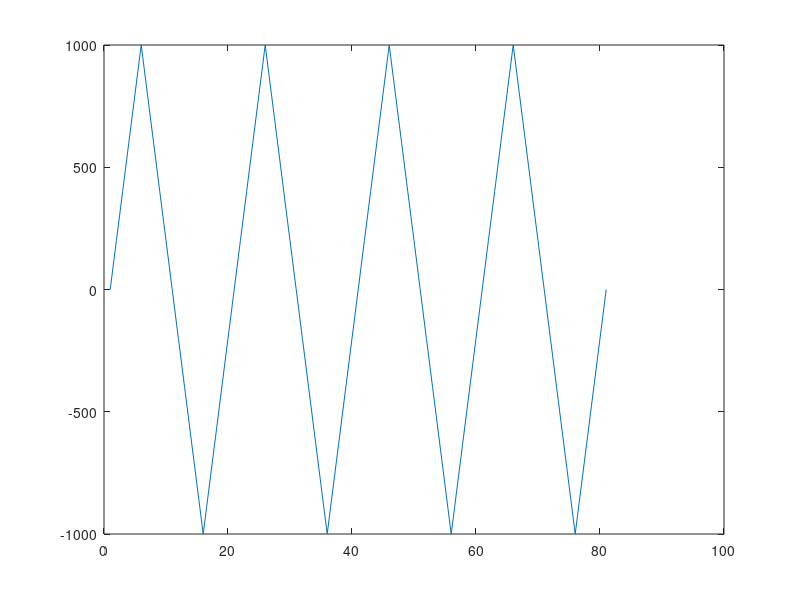
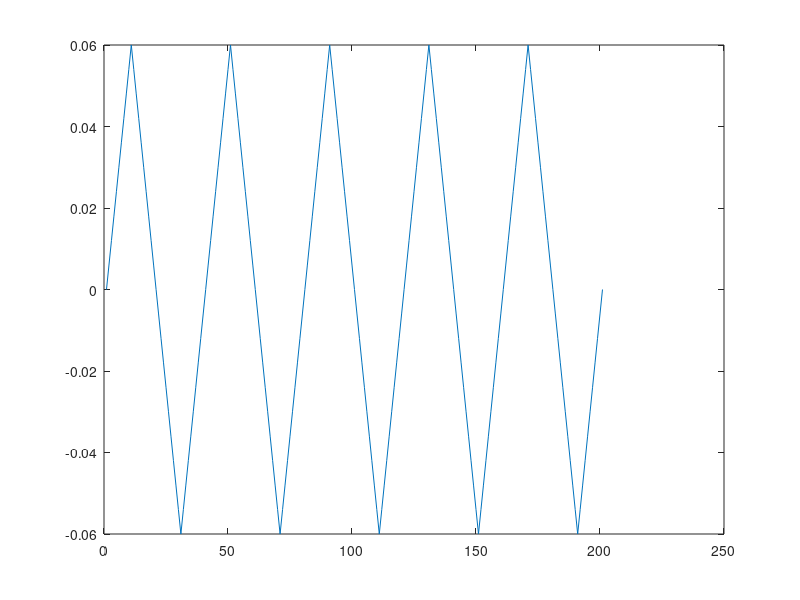
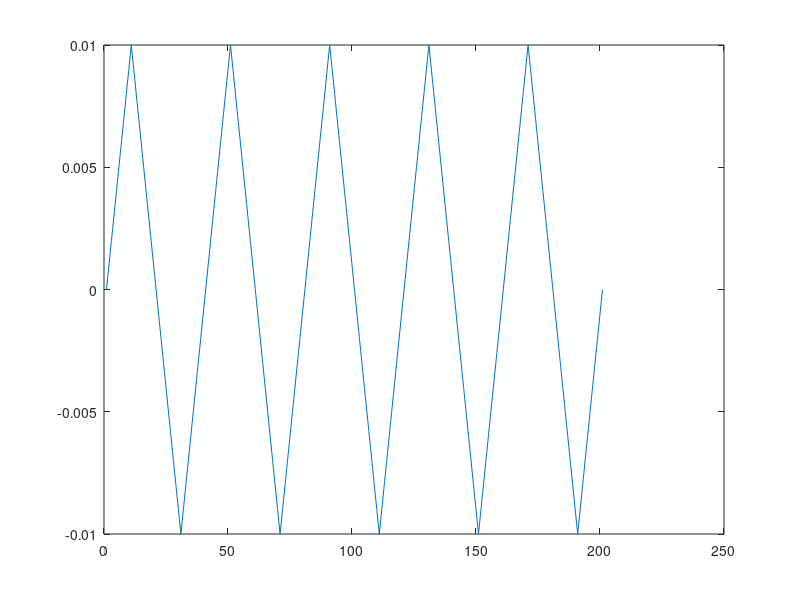
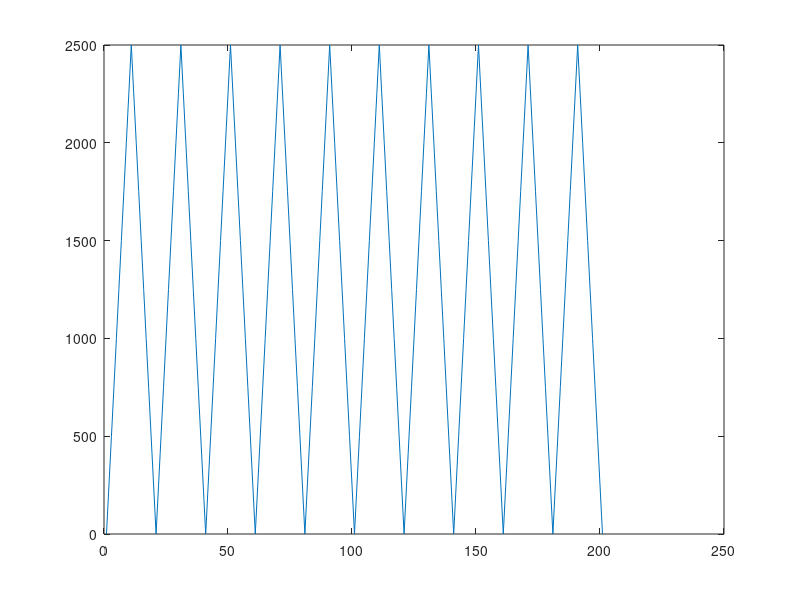

The MATLAB script that drew these images, in order:
%% Ry stiffness, force control

mag = 1000;
a = load('unitsawtooth.dat');

My = a.*mag;

Fx = a.*0;

fid1=fopen('Eval_stiff_ry_force.txt','w');

for ii=1:length(My);
    fprintf(fid1,'%5.4f %5.4f \n',[Fx(ii) My(ii)]);
end

fid2=fopen('Eval_stiff_ry_force_spec.txt','w');
fprintf(fid2,'%d %d %d %d %d %d %d %d %d %d %d %d \n',[0 0 0 0 0 0 1 0 0 0 1 0]);

figure; 

plot(My)

%% Dx stiffness, displacement control

mag = 0.06;
num_steps = 10;
num_cycles = 5;
Dx = zeros(num_steps*4*num_cycles+1,1);

for i = 1 : num_cycles
   Dx(4*num_steps*(i-1) + 1:4*num_steps*(i-1) + num_steps + 1, 1) = linspace(0, mag, num_steps+1)';
   Dx(4*num_steps*(i-1) + num_steps + 1:4*num_steps*(i-1) +  2*num_steps + 1, 1) = linspace(mag,0, num_steps+1)';
   Dx(4*num_steps*(i-1) + 2*num_steps + 1:4*num_steps*(i-1) + 3*num_steps + 1, 1) = -linspace(0, mag, num_steps+1)';
   Dx(4*num_steps*(i-1) + 3*num_steps + 1:4*num_steps*(i-1) + 4*num_steps + 1, 1) = -linspace(mag,0, num_steps+1)';
end

fid1=fopen('Eval_stiff_dx_disp.txt','w');

for ii=1:length(Dx);
    fprintf(fid1,'%5.4f \n',Dx(ii));
end

fid2=fopen('Eval_stiff_dx_disp_spec.txt','w');
fprintf(fid2,'%d %d %d %d %d %d %d %d %d %d %d %d \n',[1 0 0 0 0 0 0 0 0 0 0 0]);

figure; 

plot(Dx)

%% Ry stiffness, displacement control

mag = 0.01;
num_steps = 10;
num_cycles = 5;
Ry = zeros(num_steps*4*num_cycles+1,1);

for i = 1 : num_cycles
   Ry(4*num_steps*(i-1) + 1:4*num_steps*(i-1) + num_steps + 1, 1) = linspace(0, mag, num_steps+1)';
   Ry(4*num_steps*(i-1) + num_steps + 1:4*num_steps*(i-1) +  2*num_steps + 1, 1) = linspace(mag,0, num_steps+1)';
   Ry(4*num_steps*(i-1) + 2*num_steps + 1:4*num_steps*(i-1) + 3*num_steps + 1, 1) = -linspace(0, mag, num_steps+1)';
   Ry(4*num_steps*(i-1) + 3*num_steps + 1:4*num_steps*(i-1) + 4*num_steps + 1, 1) = -linspace(mag,0, num_steps+1)';
end

fid1=fopen('Eval_stiff_ry_disp.txt','w');

for ii=1:length(Ry);
    fprintf(fid1,'%5.4f \n',Ry(ii));
end

fid2=fopen('Eval_stiff_ry_disp_spec.txt','w');
fprintf(fid2,'%d %d %d %d %d %d %d %d %d %d %d %d \n',[0 0 0 0 1 0 0 0 0 0 0 0]);

figure; 

plot(Ry)

%% Dz stiffness, force control

mag = 2500;
num_steps = 10;
num_cycles = 5;
Fz = zeros(num_steps*4*num_cycles+1,1);

for i = 1 : num_cycles
   Fz(4*num_steps*(i-1) + 1:4*num_steps*(i-1) + num_steps + 1, 1) = linspace(0, mag, num_steps+1)';
   Fz(4*num_steps*(i-1) + num_steps + 1:4*num_steps*(i-1) +  2*num_steps + 1, 1) = linspace(mag,0, num_steps+1)';
   Fz(4*num_steps*(i-1) + 2*num_steps + 1:4*num_steps*(i-1) + 3*num_steps + 1, 1) = linspace(0, mag, num_steps+1)';
   Fz(4*num_steps*(i-1) + 3*num_steps + 1:4*num_steps*(i-1) + 4*num_steps + 1, 1) = linspace(mag,0, num_steps+1)';
end

fid1=fopen('Eval_stiff_Dz_force.txt','w');

for ii=1:length(Fz);
    fprintf(fid1,'%5.4f \n',Fz(ii));
end

fid2=fopen('Eval_stiff_Dz_force_spec.txt','w');
fprintf(fid2,'%d %d %d %d %d %d %d %d %d %d %d %d \n',[0 0 0 0 0 0 0 0 1 0 0 0]);

figure; 

plot(Fz)

%% Dz stiffness, displacement control

mag = 0.06;
a = load('unitsawtooth.dat');

a = abs(a);

Dz = a.*mag;

fid1=fopen('Eval_stiff_Dz_disp.txt','w');

for ii=1:length(Dz);
    fprintf(fid1,'%5.4f \n',Dz(ii));
end

fid2=fopen('Eval_stiff_Dz_disp_spec.txt','w');
fprintf(fid2,'%d %d %d %d %d %d %d %d %d %d %d %d \n',[0 0 1 0 0 0 0 0 0 0 0 0]);

figure; 

plot(Dz)

%% Dx stiffness, displacement and force control

mag = 0.05;
num_steps = 6;
num_cycles = 5;
Dx = zeros(num_steps*4*num_cycles+1,1);

for i = 1 : num_cycles
   Dx(4*num_steps*(i-1) + 1:4*num_steps*(i-1) + num_steps + 1, 1) = linspace(0, mag, num_steps+1)';
   Dx(4*num_steps*(i-1) + num_steps + 1:4*num_steps*(i-1) +  2*num_steps + 1, 1) = linspace(mag,0, num_steps+1)';
   Dx(4*num_steps*(i-1) + 2*num_steps + 1:4*num_steps*(i-1) + 3*num_steps + 1, 1) = -linspace(0, mag, num_steps+1)';
   Dx(4*num_steps*(i-1) + 3*num_steps + 1:4*num_steps*(i-1) + 4*num_steps + 1, 1) = -linspace(mag,0, num_steps+1)';
end

fid1=fopen('Eval_stiff_dx_disp.txt','w');

for ii=1:length(Dx);
    fprintf(fid1,'%5.4f %5.4f \n',Dx(ii), 0.00);
end

fid2=fopen('Eval_stiff_dx_disp_spec.txt','w');
fprintf(fid2,'%d %d %d %d %d %d %d %d %d %d %d %d \n',[1 0 0 0 0 0 0 0 0 0 1 0]);

figure; 

plot(Dx,'*-')

%% Ry stiffness, displacement and force control

mag = 0.006;
num_steps = 5;
num_cycles = 5;
Ry = zeros(num_steps*4*num_cycles+1,1);

for i = 1 : num_cycles
   Ry(4*num_steps*(i-1) + 1:4*num_steps*(i-1) + num_steps + 1, 1) = linspace(0, mag, num_steps+1)';
   Ry(4*num_steps*(i-1) + num_steps + 1:4*num_steps*(i-1) +  2*num_steps + 1, 1) = linspace(mag,0, num_steps+1)';
   Ry(4*num_steps*(i-1) + 2*num_steps + 1:4*num_steps*(i-1) + 3*num_steps + 1, 1) = -linspace(0, mag, num_steps+1)';
   Ry(4*num_steps*(i-1) + 3*num_steps + 1:4*num_steps*(i-1) + 4*num_steps + 1, 1) = -linspace(mag,0, num_steps+1)';
end

fid1=fopen('Eval_stiff_ry_disp.txt','w');

for ii=1:length(Ry);
    fprintf(fid1,'%5.4f %5.4f \n',Ry(ii), 0);
end

fid2=fopen('Eval_stiff_ry_disp_spec.txt','w');
fprintf(fid2,'%d %d %d %d %d %d %d %d %d %d %d %d \n',[0 0 0 0 1 0 1 0 0 0 0 0]);

figure; 

plot(Ry)